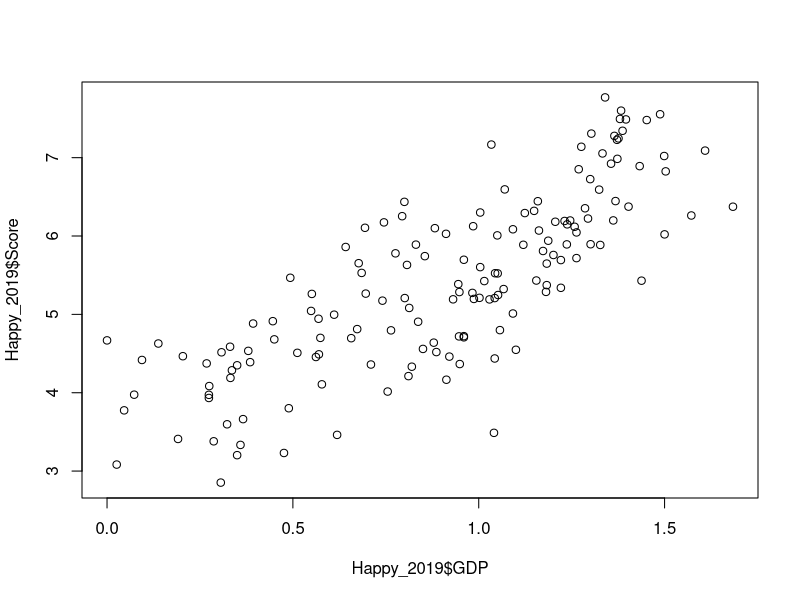
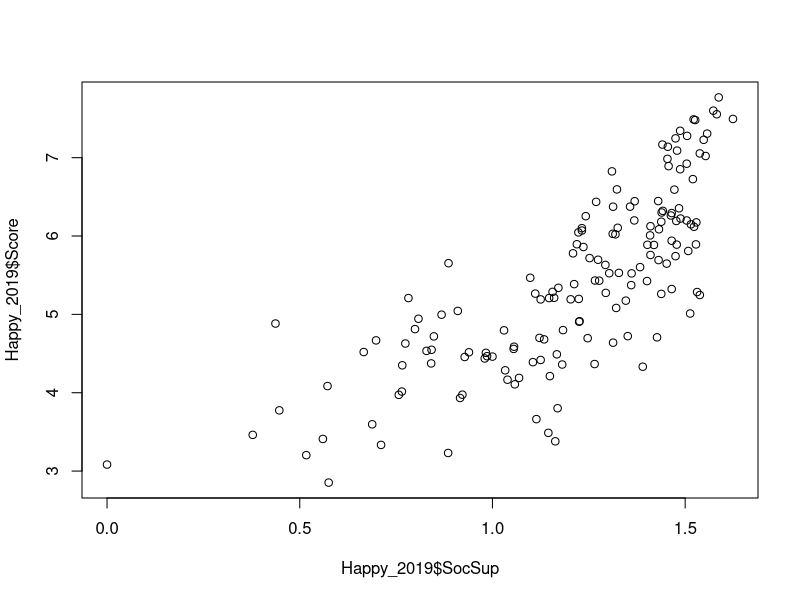
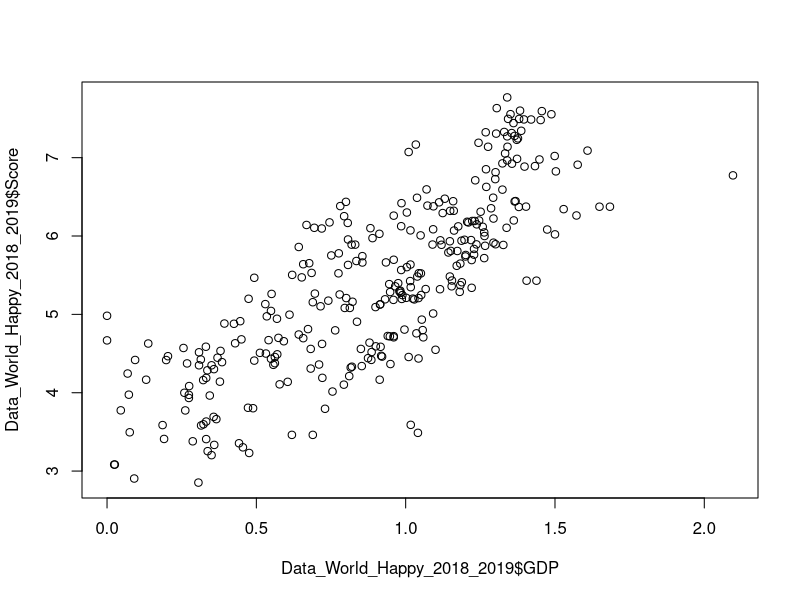
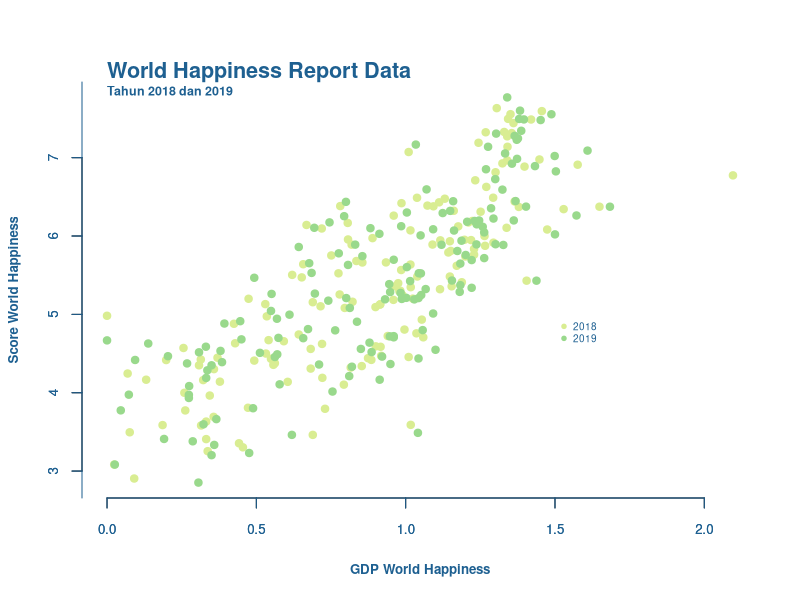

R code for these plots, in order:
## ---- chunk 1
getwd()
## ---- chunk 2
setwd("C:/Users/bonda/OneDrive/Documents/MATKUL STATISTIK/Asdos AED Materi/Week 3")

## ---- chunk 3
Data_World_Happy_2018_2019_csv <- read.csv("Data World Happy 2018-2019.csv")

## ---- chunk 4
library(readxl)
## ---- chunk 5
Data_World_Happy_2018_2019 <- read_xlsx("Data World Happy 2018-2019.xlsx")

## ---- chunk 6
Happy_2018 <- Data_World_Happy_2018_2019[Data_World_Happy_2018_2019$Year == 2018, ]

## ---- chunk 7
Happy_2019 <- Data_World_Happy_2018_2019[Data_World_Happy_2018_2019$Year == 2019, ]

## ---- chunk 8
head(Happy_2018)
## ---- chunk 9
head(Happy_2019)
## ---- chunk 10
plot( Happy_2019$GDP, Happy_2019$Score)
## ---- chunk 11
plot( Happy_2019$SocSup, Happy_2019$Score)
## ---- chunk 12
plot( Data_World_Happy_2018_2019$GDP, Data_World_Happy_2018_2019$Score)

## ---- chunk 13
plot( Data_World_Happy_2018_2019$GDP, Data_World_Happy_2018_2019$Score,
     xlab = 'GDP World Happiness',
     ylab = 'Score World Happiness',
     col = ifelse(Data_World_Happy_2018_2019$Year == '2018', '#d9ed92',
                                ifelse(Data_World_Happy_2018_2019$Year=='2019', '#99d98c','#168aad')),
     col.lab='#1e6091',
     col.axis= '#1e6091',
     cex.axis = 0.8,
     cex.lab = 0.8,
     font.lab = 2,
     pch = 19,
     frame.plot = F
)

mtext('World Happiness Report Data', side=3, at=-0, adj=0, cex=1.3,
      font = 2, col = '#1e6091')
mtext('Tahun 2018 dan 2019', side=3, at=0, adj=0, cex=0.75, line = -0.88,
      font = 2, col = '#1e6091')

legend(x = 1.5, y = 5, legend = c('2018', '2019'), 
       col = c('#d9ed92', '#99d98c'),
       bty = 'n',
       pch = c(19,19),
       cex = 0.6,
       text.col = '#1e6091'
)

axis(1, col = '#1e6091', col.axis= '#1e6091', cex.axis = 0.8)
axis(2, col = '#1e6091', col.axis= '#1e6091', cex.axis = 0.8, at = seq(0, 10, 1))
